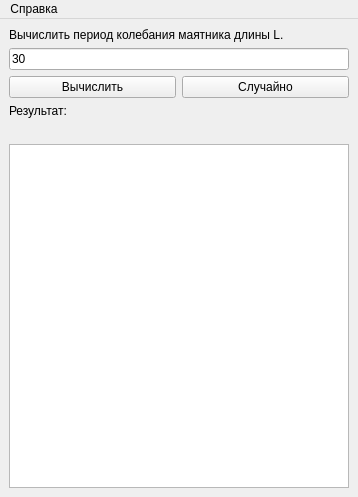
<?xml version="1.0" encoding="UTF-8"?>
<ui version="4.0">
 <class>MainWindow</class>
 <widget class="QMainWindow" name="MainWindow">
  <property name="geometry">
   <rect>
    <x>0</x>
    <y>0</y>
    <width>358</width>
    <height>497</height>
   </rect>
  </property>
  <property name="palette">
   <palette>
    <active>
     <colorrole role="Highlight">
      <brush brushstyle="SolidPattern">
       <color alpha="255">
        <red>49</red>
        <green>49</green>
        <blue>49</blue>
       </color>
      </brush>
     </colorrole>
     <colorrole role="Link">
      <brush brushstyle="SolidPattern">
       <color alpha="255">
        <red>34</red>
        <green>34</green>
        <blue>34</blue>
       </color>
      </brush>
     </colorrole>
    </active>
    <inactive>
     <colorrole role="Highlight">
      <brush brushstyle="SolidPattern">
       <color alpha="255">
        <red>49</red>
        <green>49</green>
        <blue>49</blue>
       </color>
      </brush>
     </colorrole>
     <colorrole role="Link">
      <brush brushstyle="SolidPattern">
       <color alpha="255">
        <red>34</red>
        <green>34</green>
        <blue>34</blue>
       </color>
      </brush>
     </colorrole>
    </inactive>
    <disabled>
     <colorrole role="Highlight">
      <brush brushstyle="SolidPattern">
       <color alpha="255">
        <red>0</red>
        <green>120</green>
        <blue>215</blue>
       </color>
      </brush>
     </colorrole>
     <colorrole role="Link">
      <brush brushstyle="SolidPattern">
       <color alpha="255">
        <red>34</red>
        <green>34</green>
        <blue>34</blue>
       </color>
      </brush>
     </colorrole>
    </disabled>
   </palette>
  </property>
  <property name="windowTitle">
   <string>Период маятника</string>
  </property>
  <widget class="QWidget" name="centralwidget">
   <layout class="QVBoxLayout" name="verticalLayout">
    <item>
     <widget class="QLabel" name="label_message">
      <property name="text">
       <string>Вычислить период колебания маятника длины L.</string>
      </property>
      <property name="textFormat">
       <enum>Qt::AutoText</enum>
      </property>
     </widget>
    </item>
    <item>
     <widget class="QLineEdit" name="edit_input">
      <property name="text">
       <string>30</string>
      </property>
     </widget>
    </item>
    <item>
     <layout class="QHBoxLayout" name="horizontalLayout">
      <item>
       <widget class="QPushButton" name="button_calc">
        <property name="text">
         <string>Вычислить</string>
        </property>
       </widget>
      </item>
      <item>
       <widget class="QPushButton" name="button_rand">
        <property name="text">
         <string>Случайно</string>
        </property>
       </widget>
      </item>
     </layout>
    </item>
    <item>
     <widget class="QLabel" name="label_result">
      <property name="text">
       <string>Результат:</string>
      </property>
     </widget>
    </item>
    <item>
     <widget class="QLabel" name="label_output">
      <property name="text">
       <string/>
      </property>
     </widget>
    </item>
    <item>
     <widget class="QPlainTextEdit" name="list_output">
      <property name="minimumSize">
       <size>
        <width>291</width>
        <height>0</height>
       </size>
      </property>
      <property name="maximumSize">
       <size>
        <width>16000</width>
        <height>16000</height>
       </size>
      </property>
     </widget>
    </item>
   </layout>
  </widget>
  <widget class="QMenuBar" name="menubar">
   <property name="geometry">
    <rect>
     <x>0</x>
     <y>0</y>
     <width>358</width>
     <height>25</height>
    </rect>
   </property>
   <widget class="QMenu" name="menu">
    <property name="title">
     <string>Справка</string>
    </property>
    <addaction name="author"/>
   </widget>
   <addaction name="menu"/>
  </widget>
  <action name="author">
   <property name="text">
    <string>О разработчике...</string>
   </property>
  </action>
 </widget>
 <resources/>
 <connections/>
</ui>
